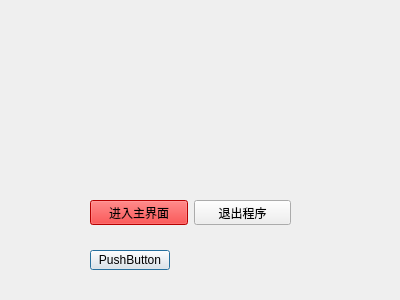
<?xml version="1.0" encoding="UTF-8"?>
<ui version="4.0">
 <class>Dialog</class>
 <widget class="QDialog" name="Dialog">
  <property name="geometry">
   <rect>
    <x>0</x>
    <y>0</y>
    <width>400</width>
    <height>300</height>
   </rect>
  </property>
  <property name="windowTitle">
   <string>Dialog</string>
  </property>
  <widget class="QPushButton" name="btn3">
   <property name="geometry">
    <rect>
     <x>90</x>
     <y>250</y>
     <width>80</width>
     <height>20</height>
    </rect>
   </property>
   <property name="text">
    <string>PushButton</string>
   </property>
  </widget>
  <widget class="QWidget" name="layoutWidget">
   <property name="geometry">
    <rect>
     <x>90</x>
     <y>200</y>
     <width>201</width>
     <height>25</height>
    </rect>
   </property>
   <layout class="QHBoxLayout" name="horizontalLayout">
    <item>
     <widget class="QPushButton" name="pushButton_2">
      <property name="styleSheet">
       <string notr="true">background-color: rgb(255, 0, 0);</string>
      </property>
      <property name="text">
       <string>进入主界面</string>
      </property>
     </widget>
    </item>
    <item>
     <widget class="QPushButton" name="pushButton">
      <property name="text">
       <string>退出程序</string>
      </property>
     </widget>
    </item>
   </layout>
  </widget>
 </widget>
 <resources/>
 <connections>
  <connection>
   <sender>pushButton</sender>
   <signal>clicked()</signal>
   <receiver>Dialog</receiver>
   <slot>close()</slot>
   <hints>
    <hint type="sourcelabel">
     <x>235</x>
     <y>204</y>
    </hint>
    <hint type="destinationlabel">
     <x>249</x>
     <y>87</y>
    </hint>
   </hints>
  </connection>
 </connections>
</ui>
